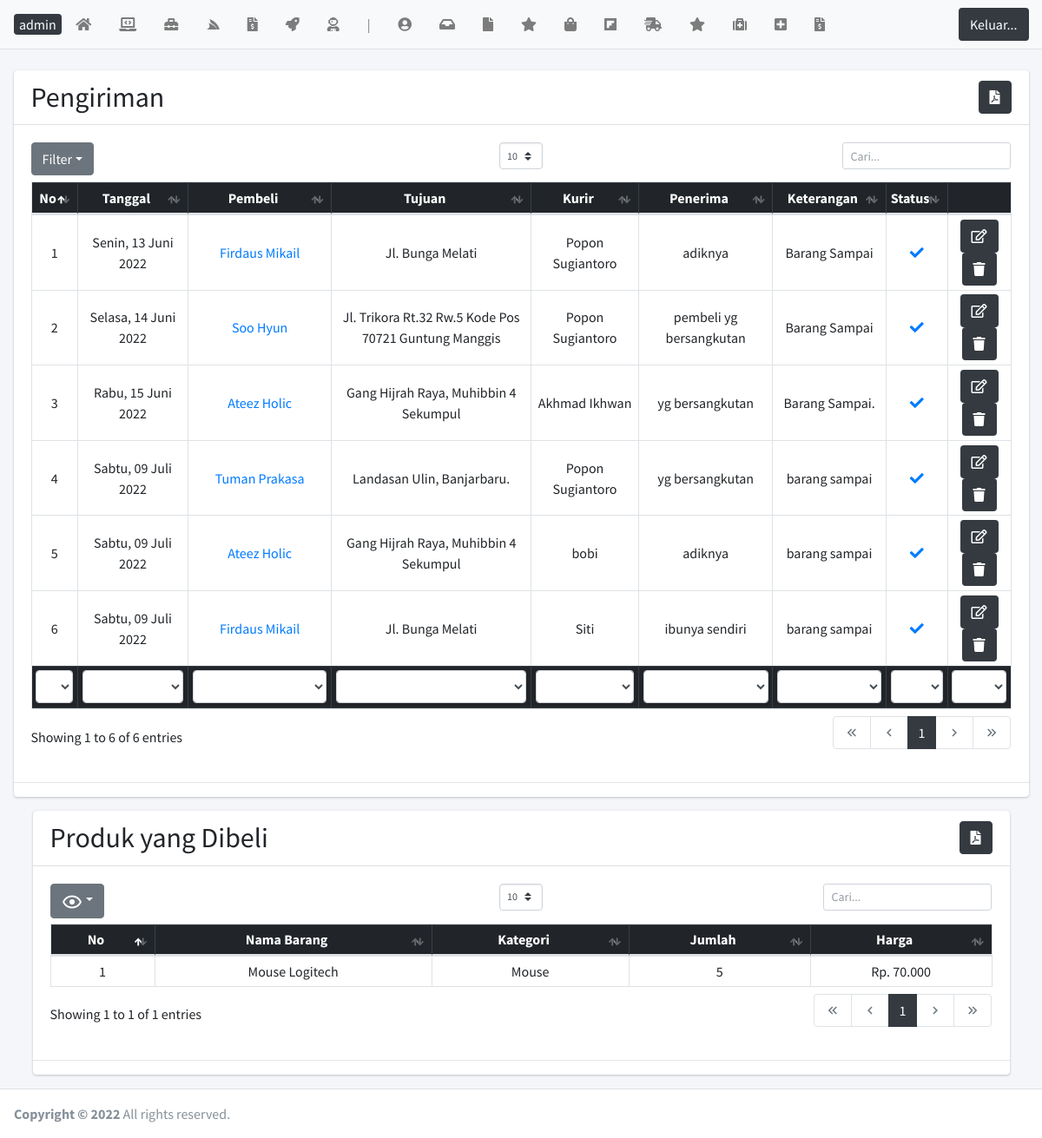
Page /laman/kirim.php?idbeli=43 on the committed database.
### tables this page shows
CREATE TABLE `kirim` (
  `idkirim` int(5) NOT NULL,
  `idbeli` int(5) NOT NULL,
  `idkurir` int(3) NOT NULL,
  `penerima` varchar(50) NOT NULL,
  `foto` text NOT NULL,
  `ket` text NOT NULL,
  `statuskirim` varchar(20) NOT NULL
);

CREATE TABLE `beli` (
  `idbeli` int(5) NOT NULL,
  `id` int(5) NOT NULL,
  `idongkir` int(5) NOT NULL,
  `tglbeli` date NOT NULL,
  `total` int(11) NOT NULL,
  `bukti` text NOT NULL,
  `status` varchar(30) NOT NULL,
  `namakota` varchar(80) NOT NULL,
  `tarifnya` float NOT NULL,
  `alamat` text NOT NULL
);

CREATE TABLE `user` (
  `id` int(5) NOT NULL,
  `nama` varchar(100) NOT NULL,
  `username` varchar(80) NOT NULL,
  `password` varchar(80) NOT NULL,
  `alamat` text NOT NULL,
  `telp` varchar(15) NOT NULL,
  `email` varchar(100) NOT NULL,
  `jk` enum('0','1') NOT NULL,
  `level` varchar(20) NOT NULL
);

CREATE TABLE `kurir` (
  `idkurir` int(3) NOT NULL,
  `idongkir` int(2) NOT NULL,
  `username` varchar(10) NOT NULL,
  `password` varchar(10) NOT NULL,
  `namakurir` varchar(80) NOT NULL,
  `kontakkurir` varchar(50) NOT NULL,
  `jkkurir` enum('0','1') NOT NULL
);

CREATE TABLE `beliproduk` (
  `idbeliproduk` int(5) NOT NULL,
  `idbeli` int(5) NOT NULL,
  `idtanam` int(5) NOT NULL,
  `jumlah` int(5) NOT NULL,
  `namanya` varchar(80) NOT NULL,
  `harganya` float NOT NULL,
  `subharga` float NOT NULL
);

CREATE TABLE `tanam` (
  `idtanam` int(5) NOT NULL,
  `idsupplier` int(5) NOT NULL,
  `namatanam` varchar(80) NOT NULL,
  `kategori` varchar(30) NOT NULL,
  `modal` float NOT NULL,
  `harga` float NOT NULL,
  `deskripsi` text NOT NULL,
  `gambar` text NOT NULL,
  `stok` int(4) NOT NULL,
  `terjual` int(10) NOT NULL
);

### tgl_indo.php (called while the page is built, shortened)
<?php
    function haribulantahun($tanggalnya, $cetak_hari = false){
        $hari = array(
            1 => 'Senin','Selasa','Rabu','Kamis','Jumat','Sabtu','Minggu'
        );
        $bulan = array(
            1 => 'Januari','Februari','Maret','April','Mei','Juni','Juli','Agustus','September','Oktober','November','Desember'
        );
        $split = explode('-', $tanggalnya);
        $tglkutang = $split[2]. ' '. $bulan[ (int)$split[1] ] . ' '. $split[0];
        if($cetak_hari){
            $num = date('N', strtotime($tanggalnya));
            return $hari[$num] . ', ' . $tglkutang;
        }
        return $tglkutang;
    }
?>

### laman/kirim.php (the view, shortened to what this page needs)
<?php require('headernya.php'); error_reporting(0);
  $idbeli = $_GET['idbeli'];
  $beliproduk = mysqli_query($kon, "SELECT * FROM beliproduk INNER JOIN tanam ON beliproduk.idtanam = tanam.idtanam WHERE idbeli = '$idbeli' ORDER BY namatanam ASC");
?>
  <div class="content-wrapper">
    <br>
    <section class="content">
      <div class="container-fluid">
        <div class="row">
          <div class="col-12">
            <div class="card">
              <div class="card-header">
                <h2 style="display:inline;">Pengiriman</h2>
                <button style="float: right" class="btn btn-dark" type="button" data-toggle="modal" data-target="#modal-sm" title="Cetak"><i class="fas fa-file-pdf"></i></button>
              </div>
              <div class="card-body">
                <table id="dataTables" class="table table-bordered table-sm">
                  <thead class="table-dark">
                    <tr class="text-center">
                        <th>No</th>
                        <th>Tanggal</th>
                        <th>Pembeli</th>
                        <th>Tujuan</th>
                        <th>Kurir</th>
                        <th>Penerima</th>
                        <th>Keterangan</th>
                        <th>Status</th>
                        <th class="hide"></th>
                    </tr>
                  </thead>
                  <tfoot class="table-dark">
                    <tr class="text-center">
                        <th>No</th>
                        <th>Tanggal</th>
                        <th>Pembeli</th>
                        <th>Tujuan</th>
                        <th>Kurir</th>
                        <th>Penerima</th>
                        <th>Keterangan</th>
                        <th>Status</th>
                        <th class="hide"></th>
                    </tr>
                  </tfoot>
                  <tbody>
                    <?php
                      $no = 1;
                      $query = mysqli_query($kon, "SELECT * FROM kirim INNER JOIN beli ON kirim.idbeli = beli.idbeli INNER JOIN kurir ON kirim.idkurir = kurir.idkurir INNER JOIN user ON beli.id = user.id");
                      while($data = mysqli_fetch_array($query)){
                        ?>
                          <tr class="text-center">
                          <td><?= $no++ ?></td>
                          <td><?= haribulantahun($data['tglbeli'],true)?></td>
                          <td>
                            <a href="kirim.php?idbeli=<?= $data['idbeli'] ?>"><?= $data['nama'] ?></a>
                          </td>
                          <td><?= $data['alamat'] ?></td>
                          <td><?= $data['namakurir'] ?></td>
                          <td><?= $data['penerima'] ?></td>
                          <td><?= $data['ket'] ?></td>
                          <td><?php
                            if($data['statuskirim'] == 'Selesai' AND $data['foto']!=''){
                              ?> <a target="_blank" href="../img/<?= $data[foto] ?>"><i class='fas fa-check'></i></a><?php
                            }else if($data['statuskirim'] == 'Ditolak'){
                              echo "<i class='fas fa-times'></i>";
                            }else if($data['statuskirim'] == 'Menunggu'){
                              echo "<i class='fas fa-clock'></i>";
                            }  ?></td>
                          <td>
                            <button class="btn bg-dark" type="button"><a href="kirim_edit.php?idkirim=<?= $data['idkirim'] ?>" class="text-white"><i class="far fa-edit"></i></a></button>
                            <button class="btn bg-dark" onclick="yakin = confirm('Apakah Kamu yakin ingin Menghapus?'); if(yakin){ window.location = 'hapus.php?idkirim=<?= $data['idkirim'] ?>';
                              }" type="button"><i class="fas fa-trash"></i></button>
                          </td>
                        <?php
                      }
                    ?>
                  </tbody>
                </table>
              </div>
              <hr>
            </div>
          </div>
        </div>
      </div>
    </section>
    <?php
    if(mysqli_num_rows($beliproduk)> 0){ ?>
    <section class="content">
      <div class="container">
        <div class="row">
          <div class="col-12">
            <div class="card">
              <div class="card-header">
                <h2 style="display:inline;">Produk yang Dibeli</h2>
                <button style="float: right" class="btn btn-dark" type="button" data-toggle="modal" data-target="#modal-sm" title="Cetak"><i class="fas fa-file-pdf"></i></button>
              </div>
              <div class="card-body">
                <table id="dataTables1" class="table table-bordered table-sm">
                  <thead class="table-dark">
                    <tr class="text-center">
                        <th>No</th>
                        <th>Nama Barang</th>
                        <th>Kategori</th>
                        <th>Jumlah</th>
                        <th>Harga</th>
                    </tr>
                  </thead>
                  <tbody>
                    <?php
                      $no = 1;
                      while($data = mysqli_fetch_array($beliproduk)){
                        ?>
                          <tr class="text-center">
                          <td><?= $no++ ?></td>
                          <td><?= $data['namatanam'] ?></td>
                          <td><?= $data['kategori'] ?></td>
                          <td><?= $data['jumlah'] ?></td>
                          <td>Rp. <?= number_format($data['harga'],0,',','.') ?> </td>
                        <?php
                      }
                    ?>
                  </tbody>
                </table>
              </div>
              <hr>
            </div>
          </div>
        </div>
      </div>
    </section>
    <?php }?>
  </div>
<?php require('footernya.php') ?>

### rows in the picture
kirim: idbeli.tglbeli "Senin, 13 Juni 2022", user.nama "Firdaus Mikail", user.alamat "Jl. Bunga Melati", idkurir.namakurir "Popon Sugiantoro", penerima "adiknya", ket "Barang Sampai"
kirim: idbeli.tglbeli "Selasa, 14 Juni 2022", user.nama "Soo Hyun", user.alamat "Jl. Trikora Rt.32 Rw.5 Kode Pos 70721 Guntung Manggis", idkurir.namakurir "Popon Sugiantoro", penerima "pembeli yg bersangkutan", ket "Barang Sampai"
kirim: idbeli.tglbeli "Rabu, 15 Juni 2022", user.nama "Ateez Holic", user.alamat "Gang Hijrah Raya, Muhibbin 4 Sekumpul", idkurir.namakurir "Akhmad Ikhwan", penerima "yg bersangkutan", ket "Barang Sampai."
kirim: idbeli.tglbeli "Sabtu, 09 Juli 2022", user.nama "Tuman Prakasa", user.alamat "Landasan Ulin, Banjarbaru.", idkurir.namakurir "Popon Sugiantoro", penerima "yg bersangkutan", ket "barang sampai"
kirim: idbeli.tglbeli "Sabtu, 09 Juli 2022", user.nama "Ateez Holic", user.alamat "Gang Hijrah Raya, Muhibbin 4 Sekumpul", idkurir.namakurir "bobi", penerima "adiknya", ket "barang sampai"
kirim: idbeli.tglbeli "Sabtu, 09 Juli 2022", user.nama "Firdaus Mikail", user.alamat "Jl. Bunga Melati", idkurir.namakurir "Siti", penerima "ibunya sendiri", ket "barang sampai"
beliproduk: idtanam.namatanam "Mouse Logitech", idtanam.kategori "Mouse", jumlah "5", idtanam.harga "70.000"
